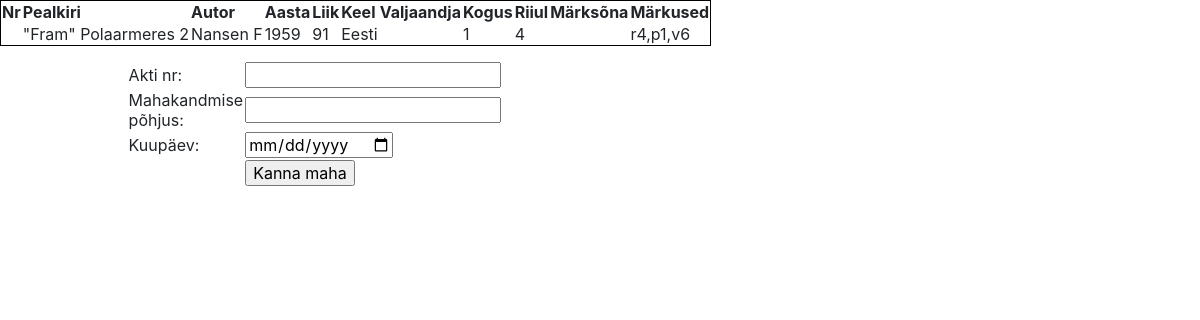
Screenshot of /write_off_book.php?id=2 with the database file from the repository.
### tables this page shows
CREATE TABLE IF NOT EXISTS `book` (
  `id` int(11) NOT NULL AUTO_INCREMENT,
  `pealkiri` varchar(225) NOT NULL,
  `autor` varchar(225) DEFAULT NULL,
  `aasta` int(11) DEFAULT NULL,
  `liik` varchar(50) DEFAULT NULL,
  `keel` varchar(50) DEFAULT NULL,
  `valjaandja` varchar(50) DEFAULT NULL,
  `kogus` varchar(50) DEFAULT NULL,
  `riiul` varchar(50) DEFAULT NULL,
  `marksona` varchar(250) DEFAULT NULL,
  `markused` varchar(250) DEFAULT NULL,
  PRIMARY KEY (`id`)
);

### write_off_book.php (the view, shortened to what this page needs)
<?php
include_once("config.php");
$id = $_GET['id'];
$result = mysqli_query($conn, "SELECT * FROM book WHERE id=$id") or die("error:".mysqli_error($conn));;
 echo "<table style='border:1px solid black;'>
   <tr>
	<th>Nr</th>
	<th>Pealkiri</th>
	<th>Autor</th>
	<th>Aasta</th>
	<th>Liik</th>
	<th>Keel</th>
	<th>Valjaandja</th>
	<th>Kogus</th>
	<th>Riiul</th>
	<th>Märksõna</th>
	<th>Märkused</th>
	</tr>";
while($row = mysqli_fetch_row($result)){
	 echo '
  <tr>
	<td '.$row["0"].'</td>
	<td>'.$row["1"].'</td>
	<td>'.$row["2"].'</td>
	<td>'.$row["3"].'</td>
	<td>'.$row["4"].'</td>
	<td>'.$row["5"].'</td>
	<td>'.$row["6"].'</td>
	<td>'.$row["7"].'</td>
	<td>'.$row["8"].'</td>
	<td>'.$row["9"].'</td>
	<td>'.$row["10"].'</td>
  </tr> ';
   echo "</table>";
}
?>
<!DOCTYPE html>
<html>
<head>
<link rel="stylesheet" href="styles.css" type="text/css"/>
<link rel="stylesheet" href="https://cdn.jsdelivr.net/npm/bootstrap@4.5.3/dist/css/bootstrap.min.css">
<body>
<div class="grid-container">
  <div class="item1">
  <form action=" " method="post" name="form1">
		<table width="25%" border="0">
		<tr>
					<td>Akti nr:</td>
				<td><input type="text" name="akt_nr"></td>
			</tr>
			<tr>
				<td>Mahakandmise põhjus:</td>
				<td><input type="text" name="pohjus"></td>
			</tr>
			<tr>
				<td>Kuupäev:</td>
				<td><input type="date" name="kuupaev"></td>
			</tr>
			<tr>
			<td></td>
				<td><input type="submit" name="Submit" value="Kanna maha"></td>
			</tr>
		</table>
	</form>
</div>
<div class="item2"> </div>
</div>
</body>
</html>

### styles.css (style rules this page uses)
.item1 { grid-area: header; }
.item2 { grid-area: menu; }
.grid-container { display: grid; grid-template-areas: 'menu header header header header header' 'menu main main main main main' 'footer footer footer footer footer footer'; }
.item1 { margin-top:15px; }
.item2 { margin-top:20px; }

### rows the page displays
book: pealkiri "\"Fram\" Polaarmeres 2", autor "Nansen F", aasta "1959", liik "91", keel "Eesti", kogus "1", riiul "4", markused "r4,p1,v6"
